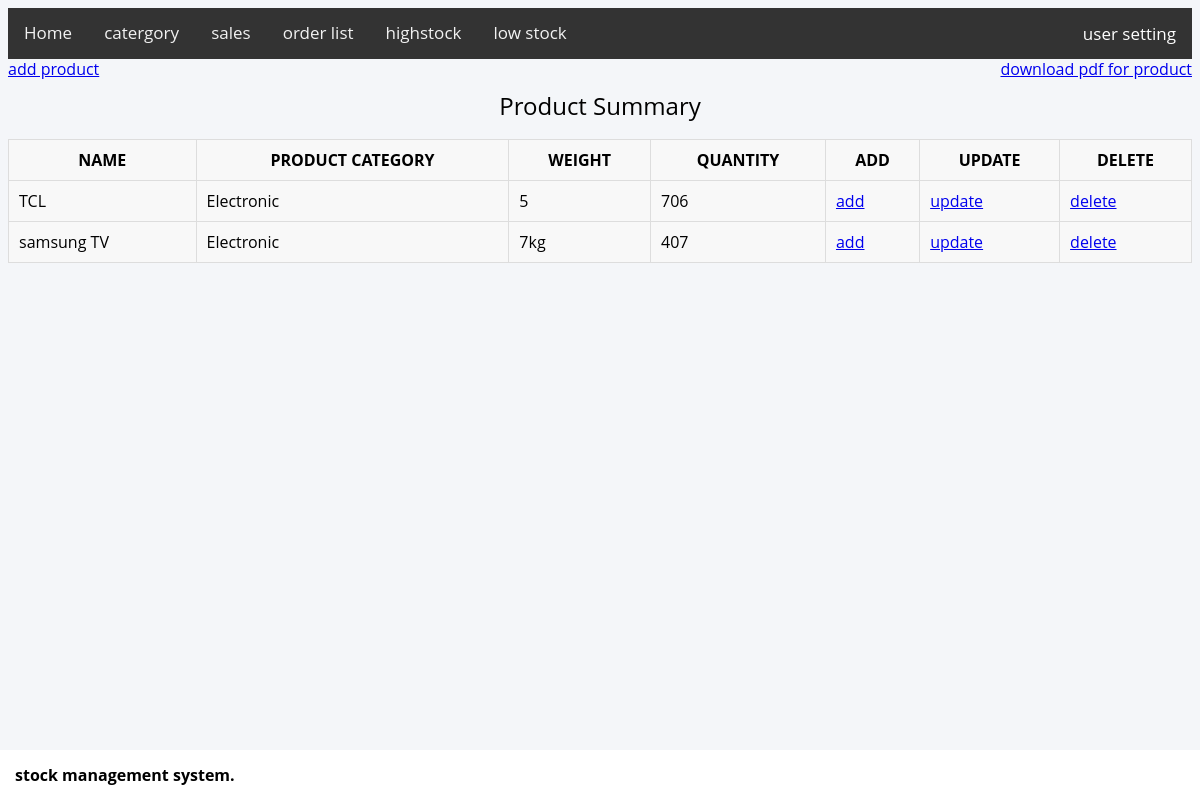
Page / (signed in) on the earlier database version.
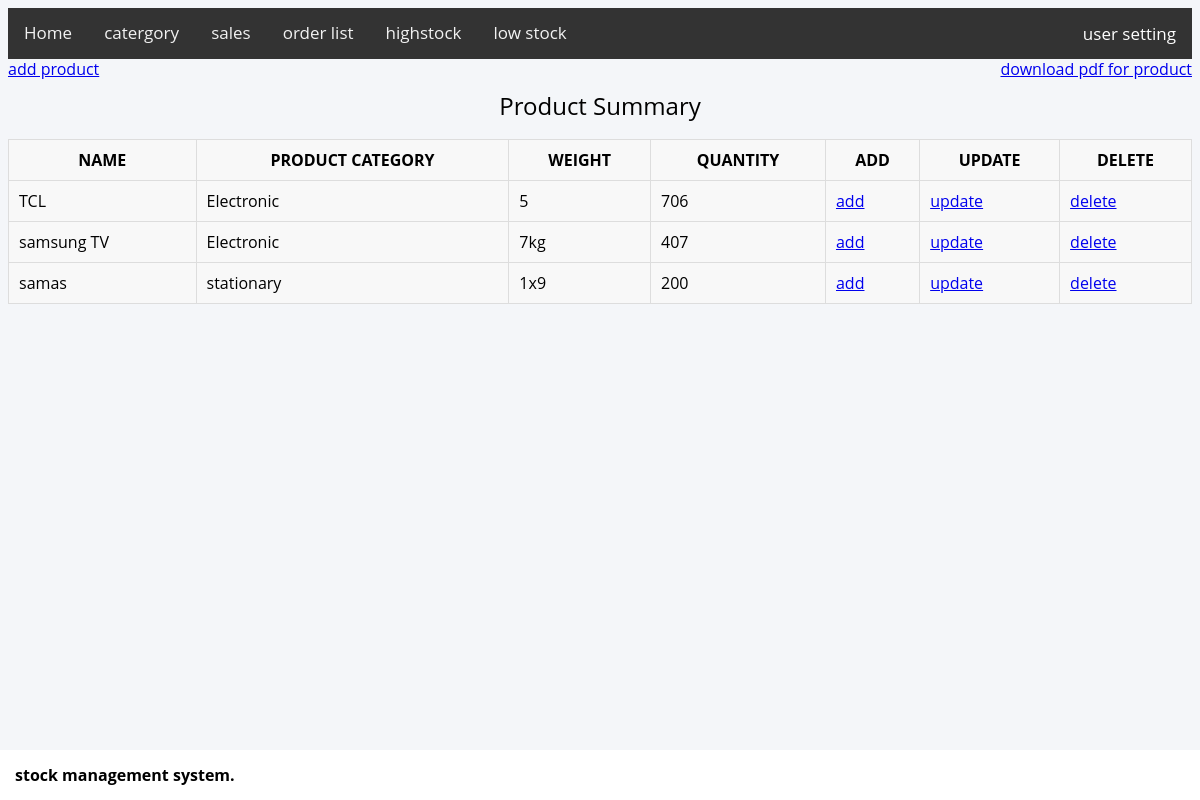
Same page on the later database version.
### goodies/models.py (models this page shows, shortened)
class Product(models.Model):
    name = models.CharField(max_length=50)
    productcatergory = models.ForeignKey(Catergory, on_delete=models.CASCADE)
    weight = models.CharField(max_length=50)
    quantity = models.PositiveIntegerField()
    date_created = models.DateTimeField(auto_now_add=True, auto_now=False)
    last_update = models.DateTimeField(auto_now_add=False, auto_now=True)
    objects = models.Manager()
    quantify = QuantityManager()
    lessquantity = LessManager()

class Catergory(models.Model):
    name = models.CharField(max_length=50, unique=True)
    def __str__(self):
        return self.name

### goodies/views.py (the view)
# urls.py: path('', views.ProductList.as_view(), name='home'),
class ProductList(LoginRequiredMixin, ListView):
    login_url = '/accounts/login/'
    model = Product
    context_object_name = "data"
    template_name = 'goodies/product.html'
    def get_context_data(self, **kwargs):
        data = super().get_context_data(**kwargs)
        data['page_title'] = 'home page'
        return data

### goodies/templates/goodies/product.html (shortened to what this page needs)
{%extends 'goodies/base.html'%}
{%block content%}
<a href="{% url 'ProductCreate' %}">add product</a>
<a href="{% url 'SalePdfView' %}" style="float:right">download pdf for product </a>
<table border="2">
    <caption>Product Summary</caption>
    <tr>
        <th>
           name
        </th>
        <th>
            product category
        </th>
        <th>
            weight
        </th>
        <th>
            quantity
        </th>
        <th>
            add
        </th>
        <th>
            update
        </th>
        <th>
            delete
        </th>
    </tr>
    {% for data in data %}
        <tr>
            <td>
                 {{data.name}}
            </td>
            <td>
                {{data.productcatergory}}
            </td>
            <td>
                {{data.weight}}
            </td>
            <td>
                {{data.quantity}}
            </td>
            <td>
                <a href="{% url 'AddProductQuantity' data.id%}">add</a>
            </td>
            <td>
                <a href="{% url 'ProductUpdate' data.id%}">update</a>
            </td>
            <td>
                <a href="{% url 'DeleteProduct' data.id%}">delete</a>
            </td>
        </tr>
    {%endfor%}
</table>
{%endblock%}

Differences in the rows shown:
added Product: name "samas", productcatergory "stationary", weight "1x9", quantity "200"
